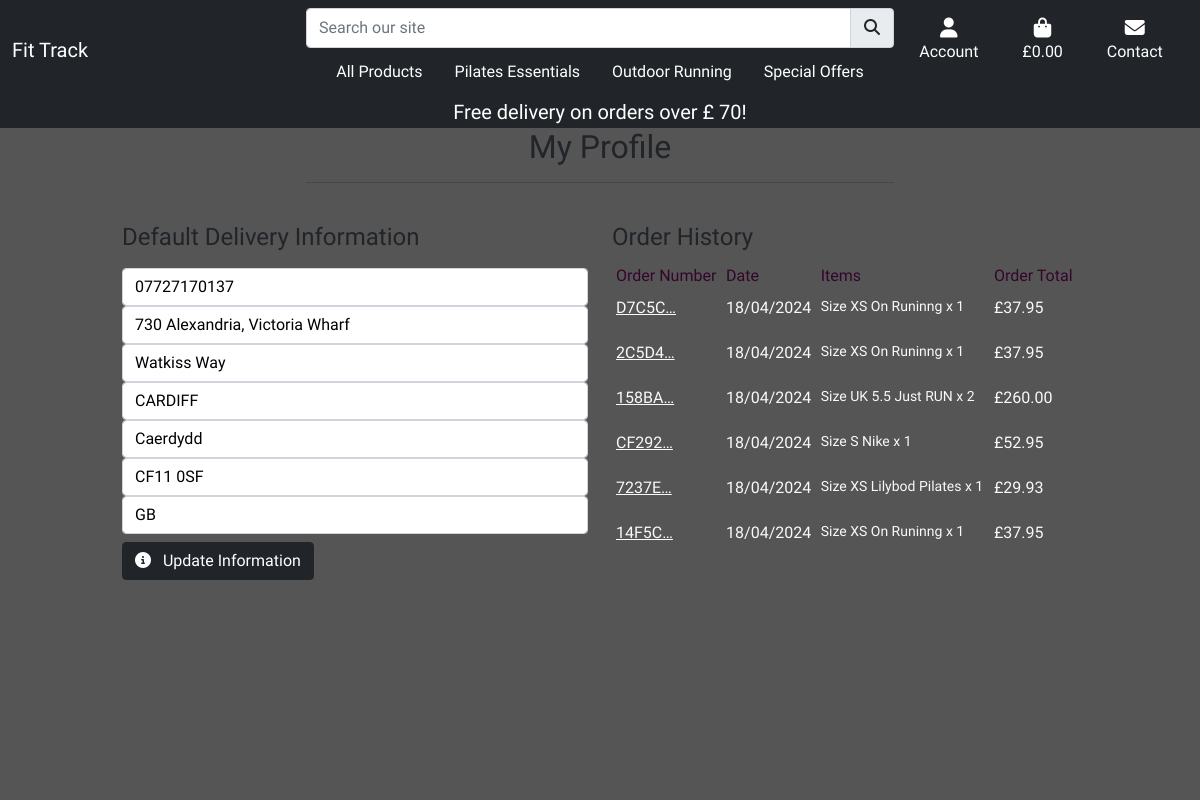
The app's page /profile/ (signed in) with its own data.
### profiles/models.py (models this page shows, shortened)
class UserProfile(models.Model):
    user = models.OneToOneField(User, on_delete=models.CASCADE)
    default_phone_number = models.CharField(max_length=20, null=True, blank=True)
    default_street_address1 = models.CharField(max_length=80, null=True, blank=True)
    default_street_address2 = models.CharField(max_length=80, null=True, blank=True)
    default_town_or_city = models.CharField(max_length=40, null=True, blank=True)
    default_county = models.CharField(max_length=80, null=True, blank=True)
    default_postcode = models.CharField(max_length=20, null=True, blank=True)
    default_country = models.CharField(max_length=40, null=False, blank=False)

### checkout/models.py (models this page shows, shortened)
class Order(models.Model):
    order_number = models.CharField(max_length=32, null=False, editable=False)
    user_profile = models.ForeignKey(UserProfile, on_delete=models.SET_NULL,
                                     null=True, blank=True, related_name='orders')
    full_name = models.CharField(max_length=50, null=False, blank=False)
    email = models.EmailField(max_length=254, null=False, blank=False)
    phone_number = models.CharField(max_length=20, null=False, blank=False)
    country = models.CharField(max_length=40, null=False, blank=False)
    postcode = models.CharField(max_length=20, null=True, blank=True)
    town_or_city = models.CharField(max_length=40, null=False, blank=False)
    street_address1 = models.CharField(max_length=80, null=False, blank=False)
    street_address2 = models.CharField(max_length=80, null=True, blank=True)
    county = models.CharField(max_length=80, null=True, blank=True)
    date = models.DateTimeField(auto_now_add=True)
    delivery_cost = models.DecimalField(max_digits=6, decimal_places=2, null=False, default=0)
    order_total = models.DecimalField(max_digits=10, decimal_places=2, null=False, default=0)
    grand_total = models.DecimalField(max_digits=10, decimal_places=2, null=False, default=0)
    original_bag = models.TextField(null=False, blank=False, default='')
    stripe_pid = models.CharField(max_length=254, null=False, blank=False, default='')

class OrderLineItem(models.Model):
    order = models.ForeignKey(Order, null=False, blank=False, on_delete=models.CASCADE, related_name='lineitems')
    product = models.ForeignKey(Product, null=False, blank=False, on_delete=models.CASCADE)
    product_size = models.CharField(max_length=2, null=True, blank=True)
    quantity = models.IntegerField(null=False, blank=False, default=0)
    lineitem_total = models.DecimalField(max_digits=6, decimal_places=2, null=False, blank=False, editable=False)

### products/models.py (models this page shows, shortened)
class Product(models.Model):
    category = models.ForeignKey('Category', null=True, blank=True, on_delete=models.SET_NULL)
    sku = models.CharField(max_length=254, null=True, blank=True)
    name = models.CharField(max_length=254)
    different_size = models.BooleanField(default=False)
    description = models.TextField()
    new = models.BooleanField(default=False)
    on_sale = models.BooleanField(default=False)
    all_specials = models.BooleanField(default=False)
    details = models.CharField(max_length=360)
    materials = models.CharField(max_length=254, null=True,default=None)
    fabric_care = models.TextField()
    price = models.DecimalField(max_digits=6, decimal_places=2)
    rating = models.DecimalField(max_digits=6, decimal_places=2, null=True, blank=True)
    image = models.ImageField(null=True, blank=True)
    size = models.CharField(max_length=254, null=True, blank=True)
    weight =  models.CharField(max_length=254, null=True, blank=True)
    special_price = models.DecimalField(
        max_digits=6, decimal_places=2, null=False, blank=False, default=0)

### profiles/views.py (the view)
# urls.py: path('profile/', include('profiles.urls')),
def profile(request):
    profile = get_object_or_404(UserProfile, user=request.user)
    if request.method == 'POST':
        form = UserProfileForm(request.POST, instance=profile)
        if form.is_valid():
            form.save()
            messages.success(request, 'Profile updated successfully')
        else:
            messages.error(request, 'Update failed. Please ensure the form is valid.')
    else:
        form = UserProfileForm(instance=profile)
    orders = profile.orders.all()
    template = 'profiles/profile.html'
    context = {
        'form': form,
        'orders': orders,
        'on_profile_page': True
    }
    return render(request, template, context)

### profiles/forms.py
class UserProfileForm(forms.ModelForm):
    class Meta:
        model = UserProfile
        exclude = ('user',)
    def __init__(self, *args, **kwargs):
        super().__init__(*args, **kwargs)
        placeholders = {
            'default_phone_number': 'Phone Number',
            'default_postcode': 'Postal Code',
            'default_town_or_city': 'Town or City',
            'default_street_address1': 'Street Address 1',
            'default_street_address2': 'Street Address 2',
            'default_county': 'County, State or Locality',
            'default_country': 'Country',
        }
        self.fields['default_phone_number'].widget.attrs['autofocus'] = True
        for field in self.fields:
            if self.fields[field].required:
                placeholder = f'{placeholders[field]} *'
            else:
                placeholder = placeholders[field]
            self.fields[field].widget.attrs['placeholder'] = placeholder
            self.fields[field].widget.attrs['class'] = 'stripe-style-input'
            self.fields[field].label = False

### bag/contexts.py (called while the page is built, shortened)
def bag_contents(request):
    bag_items = []
    total = 0
    product_count = 0
    bag = request.session.get('bag', {})
    if product_count > 0 and total < settings.FREE_DELIVERY_THRESHOLD:
        delivery = Decimal(settings.STANDARD_DELIVERY_COST)
        free_delivery_delta = settings.FREE_DELIVERY_THRESHOLD - total
    else:
        delivery = 0
        free_delivery_delta = 0
    grand_total = delivery + total
    context = {
        'bag_items': bag_items,
        'total': total,
        'product_count': product_count,
        'delivery': delivery,
        'free_delivery_delta': free_delivery_delta,
        'free_delivery_threshold': settings.FREE_DELIVERY_THRESHOLD,
        'grand_total': grand_total,
    }
    return context

### profiles/templates/profiles/profile.html (shortened to what this page needs)
{% extends "base.html"%}
{% load static %}
{% block extra_css %}
<link rel="stylesheet" href="{% static 'profiles/css/profile.css' %}">
{% endblock %}
{% block content %}
<div class="cover"></div>
<div class="container-fluid vh-100 clear-nav">
    {% include 'includes/banner.html'%}
    <div class="row">
        <div class="col text-center ">
            <h2 class="text-dark">My Profile</h2>
            <hr class="w-50 mx-auto mb-3">
        </div>
    </div>
    <div class="row col-12 col-lg-10 mx-auto">
        <div class="col-12 col-lg-6 mt-4">
            <h2 class="text-dark fs-4 text-md">
                Default Delivery Information
            </h2>
            <form id="profile-update-form" class="mt-3" action="{% url 'profile' %}" method="POST">
                {{ form|crispy }}
                <button class="btn btn-dark text-center mt-2 shopping-button" type="submit">
                    <i class="fa-solid fa-circle-info pe-2"></i>
                    Update Information
                </button>
            </form>
        </div>
        <div class="col-12 col-lg-6 mt-4">
            <h2 class="dark fs-4 text-dark">Order History</h2>
            <div class="order-history table-responsive">
                <table class="table table-sm table-borderless">
                    <thead>
                        <tr class="text-purple">
                            <td>Order Number</td>
                            <td>Date</td>
                            <td>Items</td>
                            <td>Order Total</td>
                        </tr>
                    </thead>
                    <tbody class="text-light">
                        {% if orders.count == 0 %}
                            <tr>
                                <td colspan="4" class="text-center">You haven't made any orders yet.</td>
                            </tr>
                        {% else %}
                            {% for order in orders %}
                                <tr>
                                    <td>
                                        <a class="text-light" href="{% url 'order_history' order.order_number %}"
                                        title="{{ order.order_number }}">
                                        {{ order.order_number|truncatechars:6 }}
                                        </a>
                                    </td>
                                    <td>{{ order.date|date:"d/m/Y" }}</td>
                                    <td>
                                        <ul class="list-unstyled ">
                                            {% for item in order.lineitems.all %}
                                                <li class="small ">
                                                    Size {{ item.product.size|upper }}
                                                    {{ item.product.name }} x {{ item.quantity }}
                                                </li>
                                            {% endfor %}
                                        </ul>
                                    </td>
                                    <td>£{{ order.grand_total }}</td>
                                </tr>
                            {% endfor %}
                            {% endif %}
                    </tbody>
                </table>
            </div>
     </div>
</div>
{% endblock %}

### static/css/base.css (style rules this page uses)
html { height:100%; }
body { font-family:'Bacasime Antique', serif ; background: url('/media/woman.jpg') no-repeat center center fixed; background-size: cover; height: 100%; display: flex; flex-direction: column; }
.cover { height: 100%; width: 100%; position: fixed; z-index: -1; top: 0; left: 0; background-color: #555; }
.mt-3,.nav-link, p { color:#fff !important; }
.text-purple { color: rgb(52, 6, 44) !important;; }

### profiles/static/profiles/css/profile.css (style rules this page uses)
.order-history { max-height:416px; overflow-y:auto; }
#profile-update-form .form-control { color: #000; }
#profile-update-form input::placeholder { color: #aab7c4; }

### records on screen
UserProfile: default_phone_number "07727170137", default_street_address1 "730 Alexandria, Victoria Wharf", default_street_address2 "Watkiss Way", default_town_or_city "CARDIFF", default_county "Caerdydd", default_postcode "CF11 0SF", default_country "GB"
Order: order_number "D7C5C…", date "18/04/2024", grand_total "37.95"
OrderLineItem: product.size "XS", product.name "On Runinng", quantity "1"
Order: order_number "2C5D4…", date "18/04/2024", grand_total "37.95"
OrderLineItem: product.size "XS", product.name "On Runinng", quantity "1"
Order: order_number "158BA…", date "18/04/2024", grand_total "260.00"
OrderLineItem: product.size "UK 5.5", product.name "Just RUN", quantity "2"
Order: order_number "CF292…", date "18/04/2024", grand_total "52.95"
OrderLineItem: product.size "S", product.name "Nike", quantity "1"
Order: order_number "7237E…", date "18/04/2024", grand_total "29.93"
OrderLineItem: product.size "XS", product.name "Lilybod Pilates", quantity "1"
Order: order_number "14F5C…", date "18/04/2024", grand_total "37.95"
OrderLineItem: product.size "XS", product.name "On Runinng", quantity "1"

### other values on screen
{{ free_delivery_threshold }} "70"
